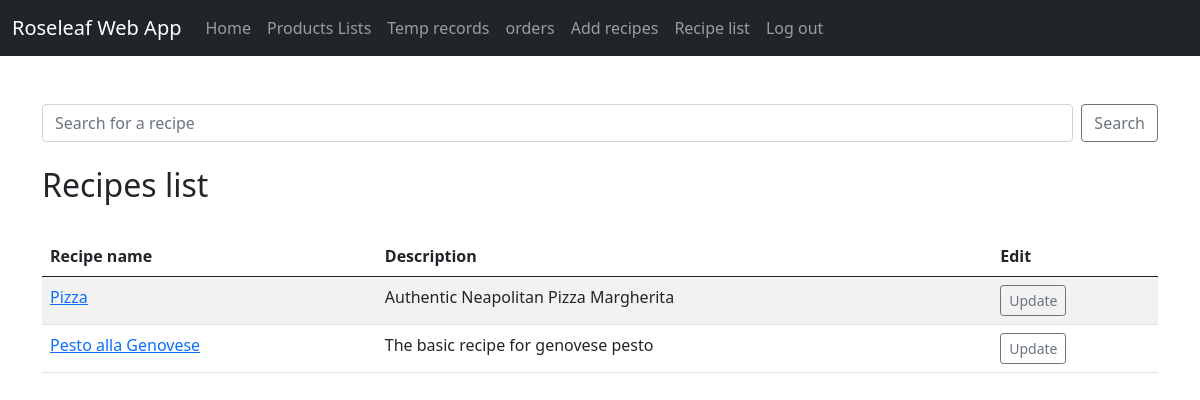
The app's page /list_recipes/, older data.
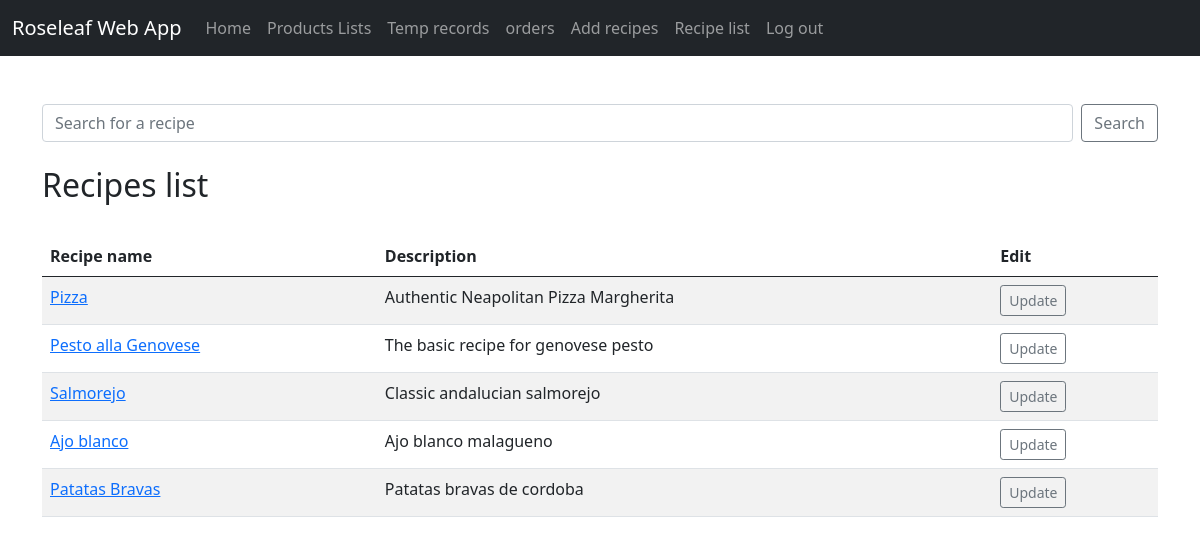
The same page, newer data.
### roseleaf_app/models.py (models this page shows)
class Recipe(models.Model):
    name = models.CharField(max_length=50)
    description = models.CharField(max_length=100)
    user = models.ForeignKey(Member, on_delete=models.CASCADE)
    season = models.ForeignKey(Season, on_delete=models.CASCADE, null=True, blank=True)
    Ingredients = models.CharField(max_length=300)
    method = models.CharField(max_length=300)
    allergens = models.ManyToManyField('Allergen')
    def __str__(self):
        return self.name

### roseleaf_app/views.py (the view)
# urls.py: path('list_recipes/', views.list_recipes, name='list_recipes'),
def list_recipes(request):
    recipe_list = Recipe.objects.all()
    return render(request, 'roseleaf_app/list_recipes.html',
                  {'recipe_list' : recipe_list})

### roseleaf_app/templates/roseleaf_app/list_recipes.html (shortened to what this page needs)
{% extends 'roseleaf_app/base.html' %}
{% block content %}
    <br><br>
    <form class="d-flex" method="post" action="{% url 'search_recipes' %}">
        <input class="form-control me-2" type="search"
               placeholder="Search for a recipe" aria-label="Search" name="searched">
        <button class="btn btn-outline-secondary" type="submit">Search</button>
    </form>
    <br/>
    <h2>Recipes list</h2>
    <br>
    <table class="table table-hover table-striped ">
    <thead>
            <tr>
                <th scope="col">Recipe name</th>
                <th scope="col">Description</th>
                <th scope="col">Edit</th>
            </tr>
        </thead>
    {% for recipe in recipe_list %}
        <tr>
            <td><a href="{% url 'show_recipe' recipe.id %}">{{ recipe }}</a></td>
            <td>{{ recipe.description }}</td>
            <td><a href="{% url 'update_recipe' recipe.id %}"
                   class="btn btn-outline-secondary btn-sm"> Update </a></td>
        </tr>
    {% endfor %}
    </table>
{% endblock %}

### roseleaf_app/templates/roseleaf_app/base.html (shortened to what this page needs)
<!doctype html>
<html lang="en">
  <head>
    <link href="https://cdn.jsdelivr.net/npm/bootstrap@5.0.0-beta2/dist/css/bootstrap.min.css" rel="stylesheet">
  </head>
  <body>
  <nav class="navbar navbar-expand-lg navbar-dark bg-dark">
  <div class="container-fluid">
    <a class="navbar-brand" href="{% url 'home' %}">Roseleaf Web App</a>
    <div class="collapse navbar-collapse" id="navbarNavAltMarkup">
      <div class="navbar-nav">
        <a class="nav-link" aria-current="page" href="{% url 'home' %}">Home</a>
        <a class="nav-link" href="{% url 'products' %}">Products Lists</a>
        <a class="nav-link" href="{% url 'temperatures' %}">Temp records</a>
        <a class="nav-link" href="{% url 'orders' %}">orders</a>
        <a class="nav-link" href="{% url 'new_recipe' %}">Add recipes</a>
        <a class="nav-link" href="{% url 'list_recipes' %}">Recipe list</a>
        <a class="nav-link" href="#">Log out</a>
      </div>
    </div>
  </div>
</nav>
    <div class="container">
        {% block content %}
        {% endblock %}
    </div>
  </body>
</html>

Row changes from the older to the newer data that the page shows:
added Recipe: name "Salmorejo", description "Classic andalucian salmorejo"
added Recipe: name "Ajo blanco", description "Ajo blanco malagueno"
added Recipe: name "Patatas Bravas", description "Patatas bravas de cordoba"
